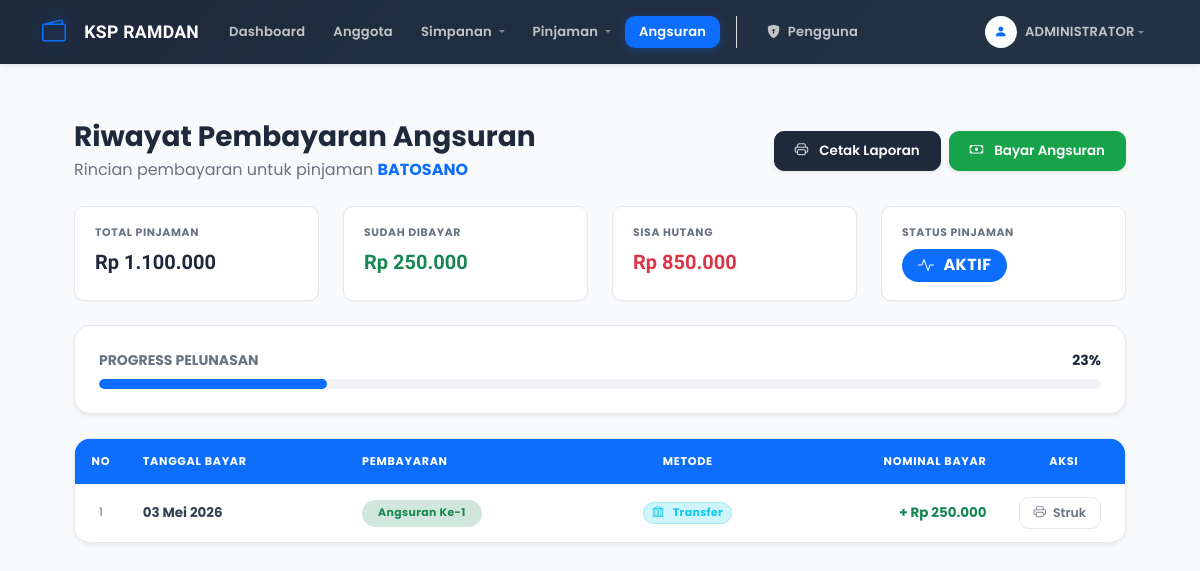
The app's page /riwayat_angsuran.php?id=6 (signed in) with its own data.
### tables this page shows
CREATE TABLE `tb_pinjaman_ramdan` (
  `id_pinjaman` int(11) NOT NULL,
  `id_anggota` int(11) NOT NULL,
  `jumlah_pinjaman` decimal(15,2) NOT NULL,
  `bunga` decimal(5,2) NOT NULL,
  `lama_pinjaman` int(11) NOT NULL,
  `total_pinjaman` decimal(15,2) NOT NULL,
  `sisa_pinjaman` int(11) DEFAULT NULL,
  `status_pinjaman` enum('Diajukan','Disetujui','Lunas') DEFAULT 'Diajukan',
  `tanggal_pinjaman` date NOT NULL
);

CREATE TABLE `tb_anggota_ramdan` (
  `id_anggota` int(11) NOT NULL,
  `nama` varchar(100) NOT NULL,
  `alamat` text DEFAULT NULL,
  `no_hp` varchar(20) DEFAULT NULL,
  `tanggal_daftar` date NOT NULL
);

CREATE TABLE `tb_angsuran_ramdan` (
  `id_angsuran` int(11) NOT NULL,
  `id_pinjaman` int(11) NOT NULL,
  `jumlah_bayar` decimal(15,2) NOT NULL,
  `metode_pembayaran` enum('Tunai','Transfer') DEFAULT 'Tunai',
  `sisa_pinjaman` decimal(15,2) NOT NULL,
  `tanggal_bayar` date NOT NULL
);

### functions.php (called while the page is built, shortened)
<?php
function rupiah($angka) {
    return "Rp " . number_format($angka, 0, ',', '.');
}
function tgl_indo($tanggal) {
    $bulan = [
        1 => 'Januari', 'Februari', 'Maret', 'April', 'Mei', 'Juni',
        'Juli', 'Agustus', 'September', 'Oktober', 'November', 'Desember'
    ];
    $split = explode('-', $tanggal);
    return $split[2] . ' ' . $bulan[(int)$split[1]] . ' ' . $split[0];
}
?>

### riwayat_angsuran.php (the view, shortened to what this page needs)
<?php
include 'koneksi.php';
$id_pinjaman = mysqli_real_escape_string($koneksi, $_GET['id']);
$q_info = mysqli_query($koneksi, "SELECT p.*, a.nama FROM tb_pinjaman_ramdan p
                                  JOIN tb_anggota_ramdan a ON p.id_anggota = a.id_anggota
                                  WHERE p.id_pinjaman = '$id_pinjaman'");
$d_info = mysqli_fetch_assoc($q_info);
include 'header.php';
?>
<div class="content">
    <div class="d-flex justify-content-between align-items-center mb-4">
        <div>
            <h3 class="fw-bold text-dark mb-1">Riwayat Pembayaran Angsuran</h3>
            <p class="text-muted mb-0">Rincian pembayaran untuk pinjaman <span class="fw-bold text-primary"><?php echo strtoupper($d_info['nama']); ?></span></p>
        </div>
        <div class="d-flex gap-2">
            <a href="cetak_laporan_angsuran.php?id=<?php echo $id_pinjaman; ?>" target="_blank" class="btn btn-dark shadow-sm">
                <i class="bi bi-printer me-1"></i> Cetak Laporan
            </a>
            <?php if($d_info['status_pinjaman'] != 'Lunas' && $_SESSION['role'] != 'Anggota'): ?>
                <a href="tambah_angsuran.php?id=<?php echo $id_pinjaman; ?>" class="btn btn-success shadow-sm">
                    <i class="bi bi-cash me-1"></i> Bayar Angsuran
                </a>
            <?php endif; ?>
        </div>
    </div>
    <div class="row g-4 mb-4">
        <div class="col-md-3">
            <div class="summary-card">
                <div class="summary-label">Total Pinjaman</div>
                <div class="summary-value text-dark"><?php echo rupiah($d_info['total_pinjaman']); ?></div>
            </div>
        </div>
        <div class="col-md-3">
            <div class="summary-card">
                <div class="summary-label">Sudah Dibayar</div>
                <?php
                    $sudah_bayar = $d_info['total_pinjaman'] - $d_info['sisa_pinjaman'];
                ?>
                <div class="summary-value text-success"><?php echo rupiah($sudah_bayar); ?></div>
            </div>
        </div>
        <div class="col-md-3">
            <div class="summary-card">
                <div class="summary-label">Sisa Hutang</div>
                <div class="summary-value text-danger"><?php echo rupiah($d_info['sisa_pinjaman']); ?></div>
            </div>
        </div>
        <div class="col-md-3">
            <div class="summary-card">
                <div class="summary-label">Status Pinjaman</div>
                <div class="mt-2">
                    <?php
                    if ($d_info['status_pinjaman'] == 'Lunas') {
                        echo '<span class="badge bg-success px-3 py-2 fs-6"><i class="bi bi-check-circle me-1"></i> LUNAS</span>';
                    } elseif ($d_info['status_pinjaman'] == 'Diajukan') {
                        echo '<span class="badge bg-warning px-3 py-2 fs-6 text-dark"><i class="bi bi-hourglass-split me-1"></i> DIAJUKAN</span>';
                    } else {
                        echo '<span class="badge bg-primary px-3 py-2 fs-6"><i class="bi bi-activity me-1"></i> AKTIF</span>';
                    }
                    ?>
                </div>
            </div>
        </div>
    </div>
    <?php
        $persen = ($d_info['total_pinjaman'] > 0) ? ($sudah_bayar / $d_info['total_pinjaman']) * 100 : 0;
        $warna_bar = ($persen == 100) ? 'bg-success' : 'bg-primary';
    ?>
    <div class="card mb-4 border-0 shadow-sm rounded-4 p-4">
        <div class="d-flex justify-content-between mb-2">
            <span class="small fw-bold text-muted text-uppercase">Progress Pelunasan</span>
            <span class="small fw-bold text-dark"><?php echo round($persen); ?>%</span>
        </div>
        <div class="progress" style="height: 10px;">
            <div class="progress-bar <?php echo $warna_bar; ?>" role="progressbar" style="width: <?php echo $persen; ?>%" aria-valuenow="<?php echo $persen; ?>" aria-valuemin="0" aria-valuemax="100"></div>
        </div>
    </div>
    <div class="card border-0 shadow-sm rounded-4 overflow-hidden">
        <table class="table table-hover align-middle mb-0">
            <thead class="table-ksp-head">
                <tr>
                    <th class="py-3 px-4 text-center" width="50">NO</th>
                    <th class="py-3">TANGGAL BAYAR</th>
                    <th class="py-3">PEMBAYARAN</th>
                    <th class="py-3 text-center">METODE</th>
                    <th class="py-3 text-end">NOMINAL BAYAR</th>
                    <th class="py-3 text-center pe-4" width="120">AKSI</th>
                </tr>
            </thead>
            <tbody>
                <?php
                $q_angsuran = mysqli_query($koneksi, "SELECT * FROM tb_angsuran_ramdan WHERE id_pinjaman = '$id_pinjaman' ORDER BY tanggal_bayar ASC, id_angsuran ASC");
                $no = 1;
                while ($r = mysqli_fetch_assoc($q_angsuran)):
                ?>
                <tr>
                    <td class="text-center px-4 text-muted small"><?php echo $no; ?></td>
                    <td class="fw-bold"><?php echo tgl_indo($r['tanggal_bayar']); ?></td>
                    <td>
                        <span class="badge bg-success-subtle text-success rounded-pill px-3 py-2">
                            Angsuran Ke-<?php echo $no; ?>
                        </span>
                    </td>
                    <td class="text-center">
                        <?php
                        $metode = isset($r['metode_pembayaran']) ? $r['metode_pembayaran'] : 'Tunai';
                        if ($metode == 'Transfer') {
                            echo '<span class="badge bg-info-subtle text-info border border-info-subtle px-2 py-1"><i class="bi bi-bank me-1"></i> Transfer</span>';
                        } else {
                            echo '<span class="badge bg-secondary-subtle text-secondary border border-secondary-subtle px-2 py-1"><i class="bi bi-cash-coin me-1"></i> Tunai</span>';
                        }
                        ?>
                    </td>
                    <td class="text-end fw-bold text-success">
                        + <?php echo rupiah($r['jumlah_bayar']); ?>
                    </td>
                    <td class="text-center pe-4">
                        <a href="cetak_struk_angsuran.php?id=<?php echo $r['id_angsuran']; ?>" target="_blank" class="btn btn-outline-secondary btn-sm" title="Cetak Struk">
                            <i class="bi bi-printer"></i> Struk
                        </a>
                    </td>
                </tr>
                <?php
                    $no++;
                endwhile;
                ?>
            </tbody>
        </table>
    </div>
</div>
<?php include 'footer.php'; ?>

### header.php (style rules this page uses)
body { font-family: 'Poppins', sans-serif; background-color: #f8fafc; }

### records on screen
tb_pinjaman_ramdan: id_anggota.nama "BATOSANO", total_pinjaman "Rp 1.100.000", rupiah($sudah_bayar) "Rp 250.000", sisa_pinjaman "Rp 850.000", persen "23"
tb_angsuran_ramdan: tanggal_bayar "03 Mei 2026", metode_pembayaran "Transfer" (drawn), jumlah_bayar "Rp 250.000"

### other values on screen
$nama_user "ADMINISTRATOR"
